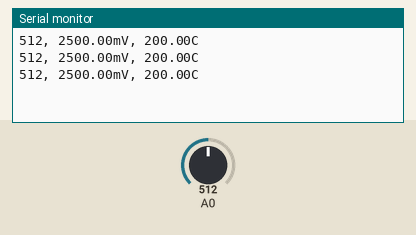
The sketch below on a simulated Arduino Uno, built with avr-gcc and run on an emulated ATmega328P. Parts: the last lines printed to the serial monitor. The inputs (shaded band) are chosen by the test bench; at power-on: A0 = 512.

Above: at 1.3 s.
1.4 s: A0 set to 716
At 1.9 s:
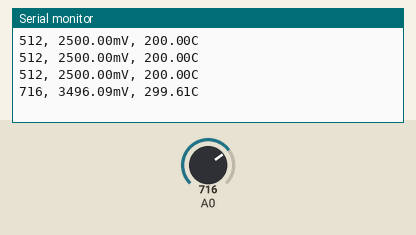
2.9 s: A0 set to 900
At 3.4 s:
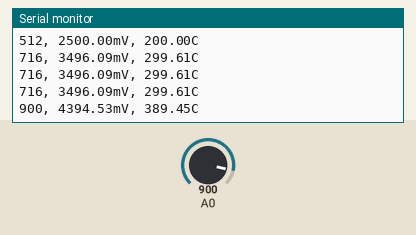
Timing chart, 0 to 5.9 s (numbered marks = the images above; inputs shaded):
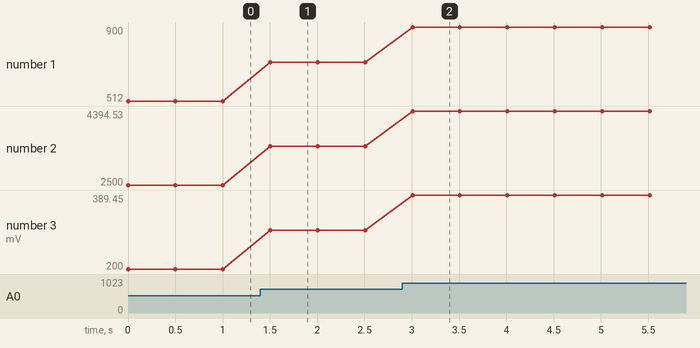

The sketch:

advolt2c.ino
```cpp
void setup() {
  Serial.begin(9600);
}

void loop() {
  int sensorValue = analogRead(A0);
  Serial.print(sensorValue);
  Serial.print(", ");

  float mv = (long(sensorValue) * 5000.0) / 1024.0;
  Serial.print(mv);
  Serial.print("mV, ");

  float c = (mv - 500) / 10;
  Serial.print(c);
  Serial.println("C");

  delay(500);
}
```

Measured:
- after the input at 1.4 s, the serial monitor: prints a new line after 0.10 s (image 1)
- after the input at 2.9 s, the serial monitor: prints a new line after 0.11 s (image 2)
- plotted number 1: 512 → 716 after the input at 1.4 s, 716 → 900 after the input at 2.9 s
- plotted number 2: 2500 → 3496.09 after the input at 1.4 s, 3496.09 → 4394.53 after the input at 2.9 s
- plotted number 3: 200 → 299.61 after the input at 1.4 s, 299.61 → 389.45 after the input at 2.9 s
